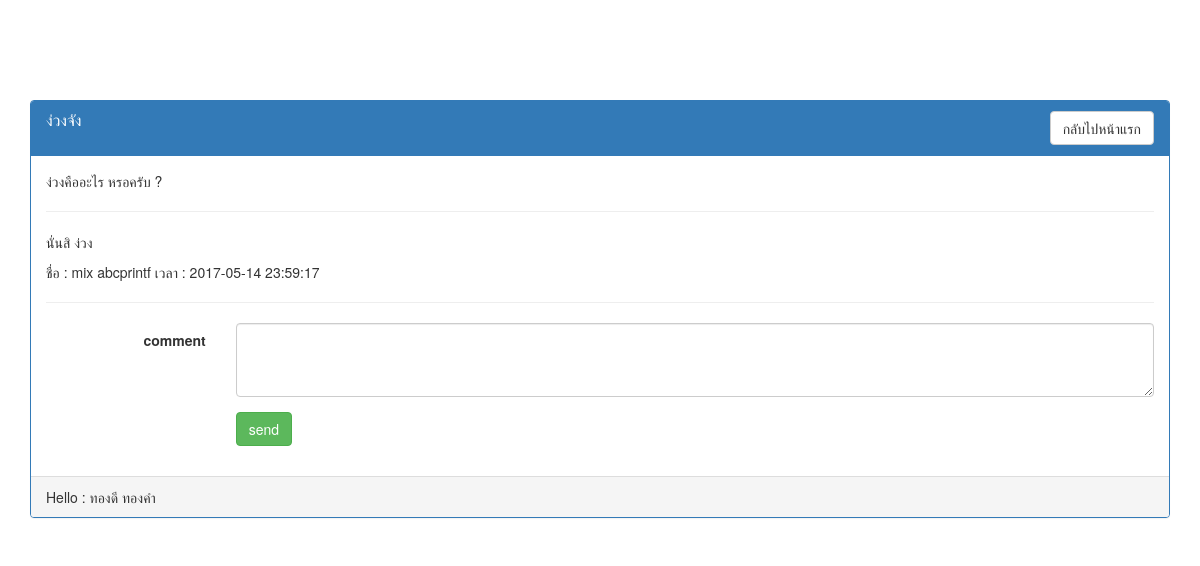
The page /read_post.php?id=2 (signed in) on the database its author committed.
### tables this page shows
CREATE TABLE `web_board` (
  `web_board_id` int(10) UNSIGNED NOT NULL,
  `web_board_title` text NOT NULL COMMENT 'หัวข้อเรื่อง',
  `web_board_details` text NOT NULL COMMENT 'รายละเอียด',
  `member_id` int(10) UNSIGNED NOT NULL COMMENT 'id คนที่สร้างโพส',
  `date_time` datetime NOT NULL COMMENT 'เวลาที่ตั้งกระทู้'
);

CREATE TABLE `comment` (
  `comment_id` int(10) UNSIGNED NOT NULL,
  `web_board_id` int(10) UNSIGNED NOT NULL,
  `member_id` int(10) UNSIGNED NOT NULL,
  `comment` text NOT NULL,
  `date_time` datetime NOT NULL
);

CREATE TABLE `member` (
  `member_id` int(10) UNSIGNED NOT NULL,
  `fname` varchar(50) NOT NULL,
  `lname` varchar(50) NOT NULL,
  `date_time` datetime NOT NULL,
  `username` varchar(50) NOT NULL,
  `password` varchar(50) NOT NULL,
  `status` enum('admin','user') NOT NULL DEFAULT 'user'
);

### read_post.php (the view, shortened to what this page needs)
<?php
	include 'config/connect.php';
	if (isset($_SESSION['user_login'])){
		$user_login = $_SESSION['user_login'];
		$sql = "SELECT * FROM `member` WHERE `member_id` = ?;";
		$q = $conn->prepare($sql);
		$q->execute(array($user_login));
		$data = $q->fetch(PDO::FETCH_ASSOC);
		$fname = $data['fname'];
		$lname = $data['lname'];
	}else{
		header('Location: index.php?alert=Not_Loing');
	}
	if(!empty($_GET)) {
		$id = $_GET['id'];
		$sql = "SELECT * FROM `web_board` WHERE `web_board_id` = ?;";
		$q = $conn->prepare($sql);
		$q->execute(array($id));
		$data  = $q->fetch(PDO::FETCH_ASSOC);
	}
?>
<!DOCTYPE html>
<html lang="en">
<head>
	<link rel="stylesheet" href="dist/css/bootstrap.min.css">
	<link rel="stylesheet" href="dist/css/web_board.css">
</head>
<body>
	<div class="container">
		<div class="panel panel-primary">
			<div class="panel-heading">
				<div class="row">
					<div class="col-xs-6 col-md-6">
						<h3 class="panel-title"><?php echo $data['web_board_title'];?></h3>
					</div>
					<div class="col-xs-6 col-md-6 text-right">
						<a href="main.php" class="btn btn-default">กลับไปหน้าแรก</a>
					</div>
				</div>
			</div>
			<div class="panel-body">
				<p><?php echo $data['web_board_details'];?></p>
				<?php
					$sql = "SELECT
					`comment`.`comment`
					,`comment`.`date_time`
					,`member`.`fname`
					,`member`.`lname`
					FROM
					`comment`
					LEFT JOIN `member`
						ON (`comment`.`member_id` = `member`.`member_id`)
					WHERE
					`web_board_id` = ?;";
					$q = $conn->prepare($sql);
					$q->execute(array($id));
					while ($row = $q->fetch(PDO::FETCH_ASSOC)) {
					echo '<hr>';
					echo '<div class="comment">';
					echo '<p>'.$row['comment'].'</p>';
					echo '<span>ชื่อ : '.$row['fname'].' '.$row['lname'].'</span> <span>เวลา : '.$row['date_time'].'</span>';
					echo '</div>';
					echo '<hr>';
					}
				?>
				<form class="form-horizontal" action="" method="post">
				  <div class="form-group">
				    <label class="col-sm-2 control-label">comment</label>
				   <div class="col-sm-10">
				       <textarea class="form-control" rows="3" name="comment"></textarea>
				    </div>
				  </div>
				  <div class="form-group">
				    <div class="col-sm-offset-2 col-sm-10">
				      <button type="submit" class="btn btn-success">send</button>
				    </div>
				  </div>
				</form>
			</div>
			<div class="panel-footer">
				<div class="row">
					<div class="col-xs-6 col-md-6">
						Hello : <?php echo $fname.' '.$lname;?>
					</div>
					<div class="col-xs-6 col-md-6 text-right">
					</div>
				</div>
			</div>
		</div>
	</div>
</body>
</html>

### rows shown on the page
web_board: web_board_title "ง่วงจัง", web_board_details "ง่วงคืออะไร หรอครับ ?"
comment: comment "นั่นสิ ง่วง", member.fname "mix", member.lname "abcprintf", date_time "2017-05-14 23:59:17"
member: fname "ทองดี", lname "ทองคำ"
